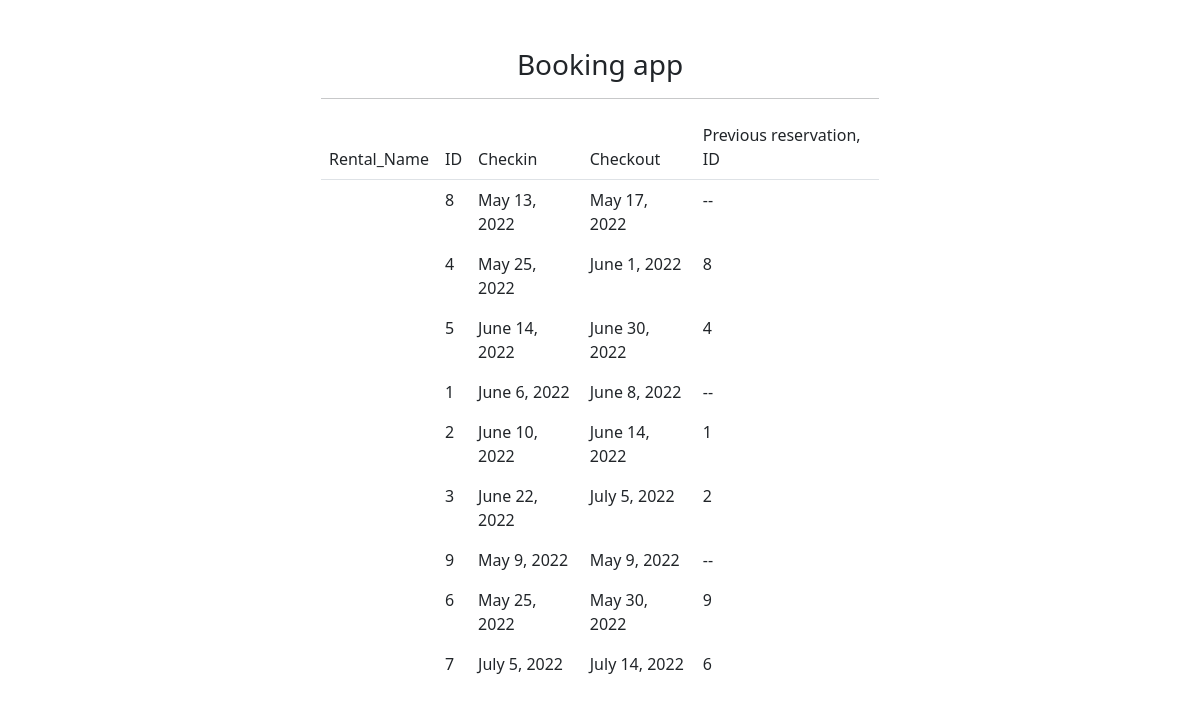
The page / on the database its author committed.
### booking_app/models.py (models this page shows)
class Reservation(models.Model):
    rental = models.ForeignKey(to=Rental, on_delete=models.CASCADE)
    checkin = models.DateField()
    checkout = models.DateField()

### booking_app/views.py (the view)
# urls.py: path('', views.ReservationList.as_view(), name='reservation_list'),
class ReservationList(ListView):
    model = Reservation
    template_name = "booking_app/reservation_list.html"
    ordering = ['rental', 'checkin']

### booking_app/templatetags/custom_filter.py (called while the page is built)
    @register.filter
    def previous_reservation_pk_filter(object_list):
        for idx, object in enumerate(object_list):
            if idx == 0 or object_list[idx-1].rental_id != object.rental_id:
                object.previous_reservation_pk = "--"
                continue
            if object_list[idx-1].rental_id == object.rental_id:
                object.previous_reservation_pk = object_list[idx-1].pk
        return object_list

### booking_app/templates/booking_app/reservation_list.html (shortened to what this page needs)
{% extends 'booking_app/base.html' %}
{% load custom_filter %}
{% block content %}
    <table class="table table-borderless">
        <thead class="border-bottom font-weight-bold"
            <tr>
                <td>Rental_Name</td>
                <td>ID</td>
                <td>Checkin</td>
                <td>Checkout</td>
                <td>Previous reservation, ID</td>
        </thead>
        <tbody>
            {% for object in object_list|previous_reservation_pk_filter %}
                <tr>
                    <td>{{ object.rental_id.name }}</td>
                    <td>{{ object.pk }}</td>
                    <td>{{ object.checkin|date }}</td>
                    <td>{{ object.checkout|date }}</td>
                    <td>{{ object.previous_reservation_pk }}</td>
                </tr>
            {% endfor %}
        </tbody>
    {% endblock content %}

### rows shown on the page
Reservation: pk "8", checkin "May 13, 2022", checkout "May 17, 2022", previous_reservation_pk "--"
Reservation: pk "4", checkin "May 25, 2022", checkout "June 1, 2022", previous_reservation_pk "8"
Reservation: pk "5", checkin "June 14, 2022", checkout "June 30, 2022", previous_reservation_pk "4"
Reservation: pk "1", checkin "June 6, 2022", checkout "June 8, 2022", previous_reservation_pk "--"
Reservation: pk "2", checkin "June 10, 2022", checkout "June 14, 2022", previous_reservation_pk "1"
Reservation: pk "3", checkin "June 22, 2022", checkout "July 5, 2022", previous_reservation_pk "2"
Reservation: pk "9", checkin "May 9, 2022", checkout "May 9, 2022", previous_reservation_pk "--"
Reservation: pk "6", checkin "May 25, 2022", checkout "May 30, 2022", previous_reservation_pk "9"
Reservation: pk "7", checkin "July 5, 2022", checkout "July 14, 2022", previous_reservation_pk "6"
